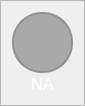
                     <widget class="QFrame" name="frame_ch9">
                      <property name="maximumSize">
                       <size>
                        <width>80</width>
                        <height>150</height>
                       </size>
                      </property>
                      <property name="styleSheet">
                       <string notr="true">QFrame{
	
	border-color: rgb(255, 98, 92);
}

QLabel{
	color: #FFF;
}</string>
                      </property>
                      <property name="frameShape">
                       <enum>QFrame::StyledPanel</enum>
                      </property>
                      <property name="frameShadow">
                       <enum>QFrame::Raised</enum>
                      </property>
                      <layout class="QVBoxLayout" name="verticalLayout_16">
                       <property name="spacing">
                        <number>0</number>
                       </property>
                       <item>
                        <widget class="QFrame" name="frame_ch9_color">
                         <property name="sizePolicy">
                          <sizepolicy hsizetype="Fixed" vsizetype="Fixed">
                           <horstretch>0</horstretch>
                           <verstretch>0</verstretch>
                          </sizepolicy>
                         </property>
                         <property name="minimumSize">
                          <size>
                           <width>61</width>
                           <height>61</height>
                          </size>
                         </property>
                         <property name="maximumSize">
                          <size>
                           <width>1000</width>
                           <height>61</height>
                          </size>
                         </property>
                         <property name="sizeIncrement">
                          <size>
                           <width>1</width>
                           <height>1</height>
                          </size>
                         </property>
                         <property name="styleSheet">
                          <string notr="true">border: 2px solid rgb(145, 145, 145);
border-radius: 30px;
background-color: rgb(169, 169, 169);</string>
                         </property>
                         <property name="frameShape">
                          <enum>QFrame::StyledPanel</enum>
                         </property>
                         <property name="frameShadow">
                          <enum>QFrame::Raised</enum>
                         </property>
                        </widget>
                       </item>
                       <item>
                        <widget class="QLabel" name="label_ch9">
                         <property name="minimumSize">
                          <size>
                           <width>61</width>
                           <height>0</height>
                          </size>
                         </property>
                         <property name="maximumSize">
                          <size>
                           <width>16777215</width>
                           <height>30</height>
                          </size>
                         </property>
                         <property name="font">
                          <font>
                           <pointsize>-1</pointsize>
                           <weight>50</weight>
                           <italic>false</italic>
                           <bold>false</bold>
                          </font>
                         </property>
                         <property name="text">
                          <string>Ch9</string>
                         </property>
                         <property name="alignment">
                          <set>Qt::AlignCenter</set>
                         </property>
                        </widget>
                       </item>
                       <item>
                        <widget class="QLabel" name="label_ch9_value">
                         <property name="minimumSize">
                          <size>
                           <width>61</width>
                           <height>0</height>
                          </size>
                         </property>
                         <property name="maximumSize">
                          <size>
                           <width>16777215</width>
                           <height>30</height>
                          </size>
                         </property>
                         <property name="font">
                          <font>
                           <pointsize>12</pointsize>
                           <weight>50</weight>
                           <italic>false</italic>
                           <bold>false</bold>
                          </font>
                         </property>
                         <property name="styleSheet">
                          <string notr="true">font:12pt</string>
                         </property>
                         <property name="text">
                          <string>NA</string>
                         </property>
                         <property name="alignment">
                          <set>Qt::AlignCenter</set>
                         </property>
                        </widget>
                       </item>
                      </layout>
                     </widget>
